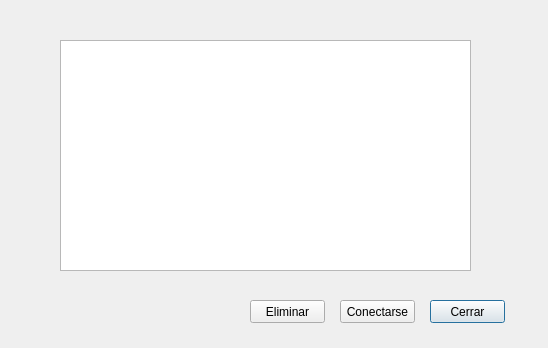
<?xml version="1.0" encoding="UTF-8"?>
<ui version="4.0">
 <class>VentanaHistorial</class>
 <widget class="QDialog" name="VentanaHistorial">
  <property name="geometry">
   <rect>
    <x>0</x>
    <y>0</y>
    <width>548</width>
    <height>348</height>
   </rect>
  </property>
  <property name="windowTitle">
   <string>Dialog</string>
  </property>
  <widget class="QTableWidget" name="tabla">
   <property name="geometry">
    <rect>
     <x>60</x>
     <y>40</y>
     <width>411</width>
     <height>231</height>
    </rect>
   </property>
  </widget>
  <widget class="QPushButton" name="pushButton">
   <property name="geometry">
    <rect>
     <x>430</x>
     <y>300</y>
     <width>75</width>
     <height>23</height>
    </rect>
   </property>
   <property name="text">
    <string>Cerrar</string>
   </property>
  </widget>
  <widget class="QPushButton" name="pushButton_2">
   <property name="geometry">
    <rect>
     <x>340</x>
     <y>300</y>
     <width>75</width>
     <height>23</height>
    </rect>
   </property>
   <property name="text">
    <string>Conectarse</string>
   </property>
  </widget>
  <widget class="QPushButton" name="pushButton_3">
   <property name="geometry">
    <rect>
     <x>250</x>
     <y>300</y>
     <width>75</width>
     <height>23</height>
    </rect>
   </property>
   <property name="text">
    <string>Eliminar</string>
   </property>
  </widget>
 </widget>
 <resources/>
 <connections/>
</ui>
